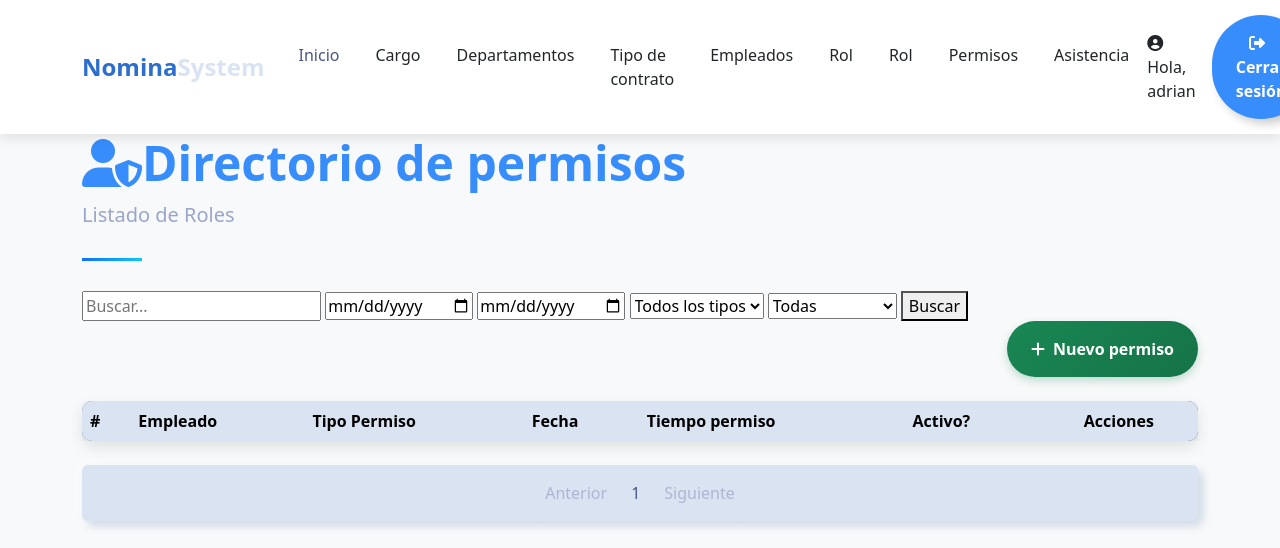
/payroll/list/permiso/ (signed in), run on an earlier commit of the app's database.
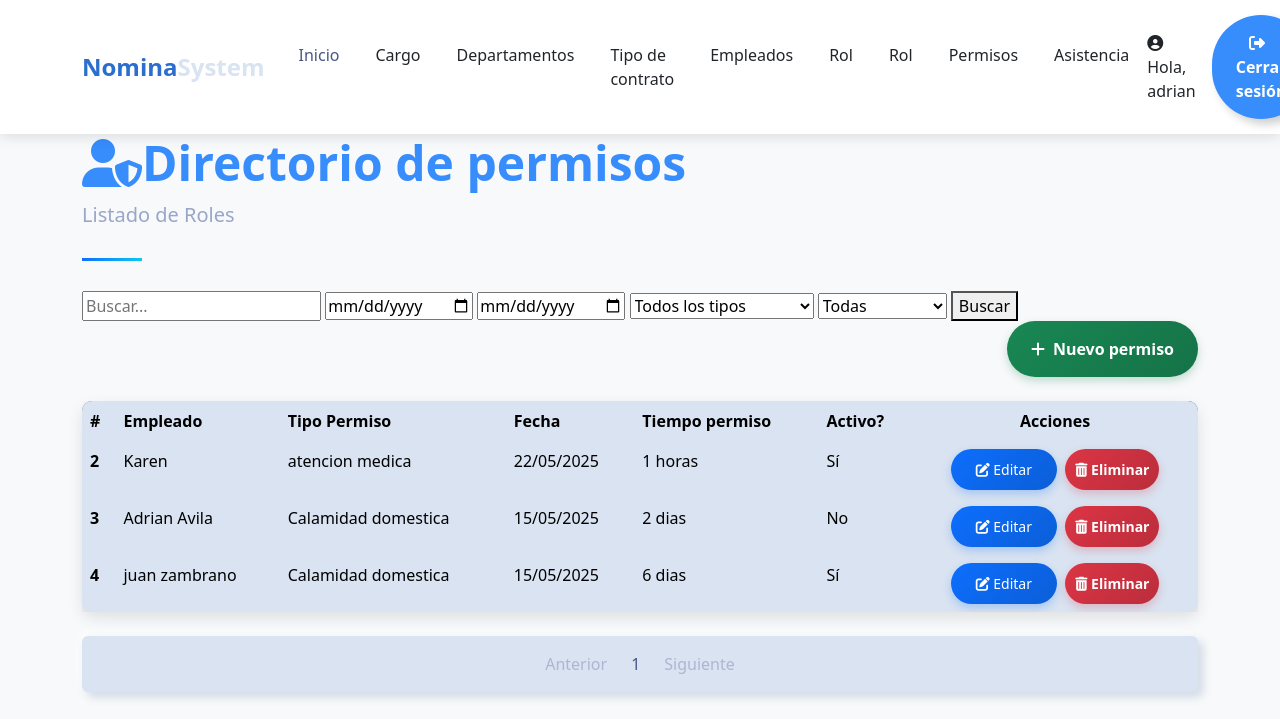
And on a later commit of the database.
### payroll/models.py (models this page shows, shortened)
class Permiso(models.Model):
    employee = models.ForeignKey(Employee, on_delete=models.CASCADE)
    tipo_permiso = models.ForeignKey(TipoPermiso, on_delete=models.CASCADE)
    fecha_permiso = models.DateField()
    dias = models.PositiveIntegerField(null=True,blank=True)
    horas = models.PositiveIntegerField(null=True,blank=True)
    is_active = models.BooleanField(default=True)
    @property
    def get_value_permiso(self):
        if self.tipo_permiso.frecuencia_dias:
            return str( self.dias) + ' dias'
        else:
            return str(  self.horas) + ' horas'

class Employee(models.Model):
    SEX_CHOICES = [
        ('M', 'Masculino'),
        ('F', 'Femenino'),
        ]
    name = models.CharField(max_length=100)
    dni = models.CharField(max_length=10, unique=True)
    address = models.TextField()
    sex = models.CharField(max_length=1, choices=SEX_CHOICES)
    salary = models.DecimalField(max_digits=10, decimal_places=2, validators=[MinValueValidator(0.01)])
    position = models.ForeignKey(Position, on_delete=models.CASCADE)
    department = models.ForeignKey(Department,on_delete=models.CASCADE)
    contract_type = models.ForeignKey(ContractType,on_delete=models.CASCADE)

class TipoPermiso(models.Model):
    descripcion = models.CharField(max_length=100)
    frecuencia_dias = models.BooleanField(default=True)

### payroll/views/permiso.py (the view)
# urls.py: path('list/permiso/', permiso.list_permiso, name='list_permisos'),
@login_required(login_url='sign_in')
def list_permiso(request):
    try:
        query = request.GET.get('search', None)
        start_date = request.GET.get('start_date')
        end_date = request.GET.get('end_date')
        tipo_permiso = request.GET.get('tipo_permiso')
        is_active = request.GET.get('status_filter')  # puede ser 'active' o 'inactive'
        list_permisos = Permiso.objects.all()
        if query:
            list_permisos = list_permisos.filter(
                Q(employee__name__icontains=query) |
                Q(employee__dni__icontains=query)
            )
        if start_date:
            list_permisos = list_permisos.filter(fecha_permiso__gte=start_date)
        if end_date:
            list_permisos = list_permisos.filter(fecha_permiso__lte=end_date)
        if tipo_permiso:
            list_permisos = list_permisos.filter(tipo_permiso_id=tipo_permiso)
        if is_active == 'active':
            list_permisos = list_permisos.filter(is_active=True)
        elif is_active == 'inactive':
            list_permisos = list_permisos.filter(is_active=False)
        context = paginator(request, list_permisos)
        context['tipo_permisos'] = TipoPermiso.objects.all()
        return render(request, 'permiso/list_permisos.html', context)
    except Exception as e:
        context = {'error': 'Error al buscar'}
        return render(request, 'permiso/list_permisos.html', context)

### payroll/helpers/utilies.py (called while the page is built)
def paginator(request,objects):
    paginator=Paginator(objects,3)
    page_number=request.GET.get('page')
    registers=paginator.get_page(page_number)
    current_page = registers.number
    total_pages = paginator.num_pages
    pages_range = []
    for i in range(1, total_pages + 1):
        if abs(i - current_page) <= 2 or i == 1 or i == total_pages:
            pages_range.append(i)
    return {'registers': registers,'pages_range':pages_range,'current_page':current_page}

### template/permiso/list_permisos.html (shortened to what this page needs)
{% extends 'layout/base_nav.html' %}
{% load static %}
{% block extra_css %}
<link href="{% static 'css/tablestyle.css' %}" rel="stylesheet">
{% endblock %}
{% block content %}
<div class="container">
    <header class="page-header">
        <h1 class="display-5 fw-bold text-primary">
            <i class="fas fa-user-shield"></i>Directorio de permisos
        </h1>
        <p class="lead text-muted">Listado de Roles</p>
    </header>
    <form method="get" class="search-bar">
        <input type="text" name="search" placeholder="Buscar..." class="search-input" value="{{ request.GET.search }}">
        <input type="date" name="start_date" class="date-input" value="{{ request.GET.start_date }}">
        <input type="date" name="end_date" class="date-input" value="{{ request.GET.end_date }}">
        <select name="tipo_permiso" class="select-filter">
            <option value="">Todos los tipos</option>
        </select>
        <select name="status_filter" class="select-filter">
            <option value="">Todas</option>
        </select>
        <button type="submit" class="search-button">Buscar</button>
    </form>
    <div class="d-flex justify-content-end mb-4">
        <a class="btn btn-success" href="{% url 'payroll:create_permiso' %}" style="color: white;">
            <i class="fas fa-plus me-2"></i>Nuevo permiso
        </a>
    </div>
    <div class="card mb-4">
        <div class="card-body p-0">
            <div class="table-responsive">
                <table class="table table-hover mb-0">
                    <thead>
                        <tr>
                            <th scope="col">#</th>
                            <th scope="col">Empleado</th>
                            <th scope="col">Tipo Permiso</th>
                            <th scope="col">Fecha</th>
                            <th scope="col">Tiempo permiso</th>
                            <th scope="col">Activo?</th>
                            <th scope="col" class="text-center">Acciones</th>
                        </tr>
                    </thead>
                    <tbody>
                        {% for item in registers %}
                        <tr>
                            <th scope="row">{{ item.id }}</th>
                            <td>{{ item.employee.name }}</td>
                            <td>{{ item.tipo_permiso.descripcion }}</td>
                            <td>{{ item.fecha_permiso|date:"d/m/Y" }}</td>
                            <td>{{ item.get_value_permiso }}</td>
                            <td>{{ item.is_active|yesno:"Sí,No"|capfirst }}</td>
                            <td class="text-center">
                                <a href="{% url 'payroll:update_permiso' item.id %}" class="btn btn-sm btn-primary me-1"
                                    style="color: white;">
                                    <i class="fas fa-edit"></i> Editar
                                </a>
                                <a href="{% url 'payroll:delete_permiso' item.id %}" class="btn btn-sm btn-danger"
                                    style="color: white; padding: 10px;">
                                    <i class="fas fa-trash-alt"></i> Eliminar
                                </a>
                            </td>
                        </tr>
                        {% endfor %}
                    </tbody>
                </table>
            </div>
        </div>
    </div>
    {% include 'layout/paginator.html' %}
</div>
{% endblock %}

### template/layout/base_nav.html (shortened to what this page needs)
<!DOCTYPE html>
<html lang="es">
<head>
  {% load static %}
  <link href="{% static 'css/bootstrap.min.css' %}" rel="stylesheet">
  <link href="{% static 'css/home.css' %}" rel="stylesheet">
  <link href="https://cdnjs.cloudflare.com/ajax/libs/font-awesome/6.4.0/css/all.min.css" rel="stylesheet">
  {% block extra_css %}{% endblock %}
</head>
<body>
  <nav class="navbar navbar-expand-lg navbar-light bg-white sticky-top">
    <div class="container">
      <a class="navbar-brand" href="{% url 'home' %}">Nomina<span class="text-secondary">System</span></a>
      <div class="collapse navbar-collapse" id="navbarNav">
        <ul class="navbar-nav mx-auto">
          <li class="nav-item">
            <a class="nav-link active" href="{% url 'home' %}">Inicio</a>
          </li>
          {% if user.is_authenticated %}
              <li class="nav-item">
                <a class="nav-link" href="{% url 'payroll:list_positions' %}">Cargo</a>
              </li>
              <li class="nav-item">
                <a class="nav-link" href="{% url 'payroll:list_departments' %}">Departamentos</a>
              </li>
              <li class="nav-item">
                <a class="nav-link" href="{% url 'payroll:list_contract_types' %}">Tipo de contrato</a>
              </li>
              <li class="nav-item">
                <a class="nav-link" href="{% url 'payroll:list_employees' %}">Empleados</a>
              </li>
              <li class="nav-item">
                <a class="nav-link" href="{% url 'payroll:list_payslip' %}">Rol</a>
              </li>
                <li class="nav-item">
                <a class="nav-link" href="{% url 'payroll:list_payslip' %}">Rol</a>
              </li>
                <li class="nav-item">
                <a class="nav-link" href="{% url 'payroll:list_permisos' %}">Permisos</a>
              </li>
                <li class="nav-item">
                <a class="nav-link" href="{% url 'payroll:list_asistencia' %}">Asistencia</a>
              </li>
            </ul>
          <div class="d-flex align-items-center">
            <span class="text-dark me-3">
              <i class="fas fa-user-circle me-1"></i>
              Hola, {{ user.get_username }}
            </span>
            <a href="{% url 'payroll:sign_out' %}" class="btn btn-outline-primary">
              <i class="fas fa-sign-out-alt me-2"></i> Cerrar sesión
            </a>
          </div>
        {% else %}
          <a href="{% url 'sign_in' %}" class="btn btn-outline-success">
            <i class="fas fa-sign-in-alt me-2"></i> Iniciar sesión
          </a>
        {% endif %}
      </div>
    </div>
  </nav>
  {% block content %}
  {% endblock %}
</body>
</html>

### template/layout/paginator.html
<nav aria-label="Page navigation" class="mb-4">
        <ul class="pagination justify-content-center">
            {% if registers.has_previous %}
            <li class="page-item">
                <a class="page-link" href="?page={{registers.previous_page_number}}{% if request.GET.search %}&search={{request.GET.search}}{% endif %}">Anterior</a>
            </li>
            {% else %}
            <li class="page-item disabled">
                <a class="page-link" href="#" tabindex="-1" aria-disabled="true">Anterior</a>
            </li>
            {% endif %}
            {% for page in pages_range %}
            <li class="page-item {% if current_page == page %}active{% endif %}"><a class="page-link"
                    href="?page={{page}}{% if request.GET.search %}&search={{request.GET.search}}{% endif %}">{{page}}</a></li>
            {% endfor %}
            {% if registers.has_next %}
            <li class="page-item">
                <a class="page-link" href="?page={{registers.next_page_number}}{% if request.GET.search %}&search={{request.GET.search}}{% endif %}">Siguiente</a>
            </li>
            {% else %}
            <li class="page-item disabled">
                <a class="page-link" href="#" tabindex="-1" aria-disabled="true">Siguiente</a>
            </li>
            {% endif %}
        </ul>
    </nav>

### static/css/home.css (style rules this page uses)
:root { --primary-color: #2c6ecd; --secondary-color: #19b3b3; --accent-color: #f8f9fa; --dark-color: #212529; --text-color: #495057; }
body { font-family: 'Poppins', sans-serif; color: var(--text-color); overflow-x: hidden; }
.navbar { box-shadow: 0 2px 15px rgba(0, 0, 0, 0.1); padding: 15px 0; }
.navbar-brand { font-weight: 700; color: var(--primary-color); font-size: 1.5rem; }
.nav-link { font-weight: 500; color: var(--dark-color); margin: 0 10px; transition: all 0.3s ease; }
.nav-link:hover, .nav-link.active { color: var(--primary-color); }
.btn-primary { background-color: var(--primary-color); border-color: var(--primary-color); padding: 10px 25px; border-radius: 50px; font-weight: 500; transition: all 0.3s ease; }

### static/css/tablestyle.css (style rules this page uses)
body { background-color: #f8f9fa; font-family: 'Segoe UI', Tahoma, Geneva, Verdana, sans-serif; }
.navbar { background:white; box-shadow: 0 4px 12px rgba(0,0,0,0.1); }
.card { border-radius: 10px; box-shadow: 0 6px 15px rgba(0,0,0,0.1); transition: transform 0.3s, box-shadow 0.3s; }
.btn-primary { background: linear-gradient(135deg, #0d6efd, #0b5ed7); border: none; box-shadow: 0 4px 8px rgba(13, 110, 253, 0.25); transition: all 0.3s; }
.btn-success { background: linear-gradient(135deg, #198754, #157347); border: none; box-shadow: 0 4px 8px rgba(25, 135, 84, 0.25); transition: all 0.3s; }
.btn-danger { background: linear-gradient(135deg, #dc3545, #bb2d3b); border: none; box-shadow: 0 4px 8px rgba(220, 53, 69, 0.25); transition: all 0.3s; }
.table { border-radius: 10px; overflow: hidden; box-shadow: 0 5px 15px rgba(0,0,0,0.08); }
.table thead { background: linear-gradient(135deg, #6c757d, #495057); color: white; }
.table tbody tr { transition: background-color 0.3s; }
.page-header { position: relative; margin-bottom: 30px; padding-bottom: 15px; }
.page-header:after { content: ''; position: absolute; bottom: 0; left: 0; width: 60px; height: 3px; background: linear-gradient(135deg, #0d6efd, #0dcaf0); }

What changed in the data, as far as the page shows it:
added Permiso: id "2", employee.name "Karen", tipo_permiso.descripcion "atencion medica", fecha_permiso "22/05/2025", get_value_permiso "1 horas", is_active "Sí"
added Permiso: id "3", employee.name "Adrian Avila", tipo_permiso.descripcion "Calamidad domestica", fecha_permiso "15/05/2025", get_value_permiso "2 dias", is_active "No"
added Permiso: id "4", employee.name "juan zambrano", tipo_permiso.descripcion "Calamidad domestica", fecha_permiso "15/05/2025", get_value_permiso "6 dias", is_active "Sí"
